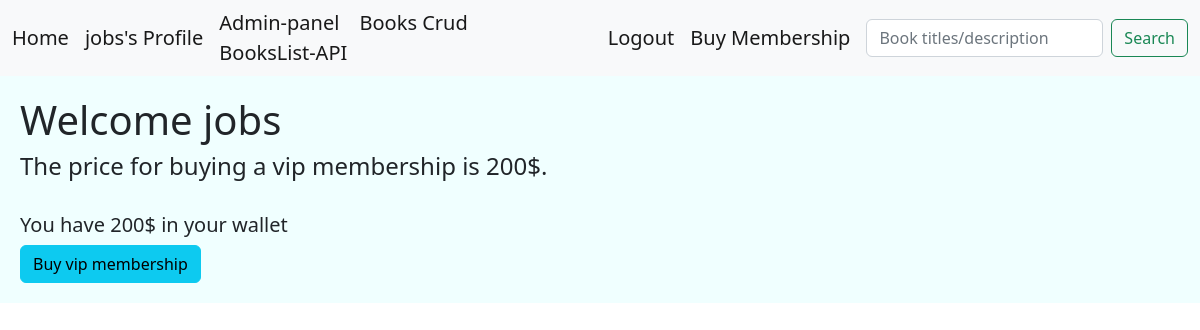
Page /Sub/ (signed in) on the earlier database version.
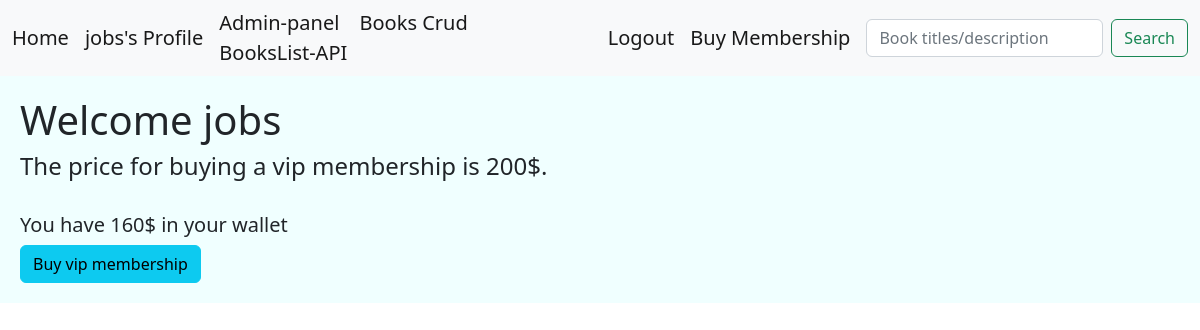
Same page on the later database version.
### account/models.py (models this page shows, shortened)
class CustomUser(AbstractBaseUser):
    MEMBERSHIP_NORMAL = 'N'
    MEMBERSHIP_VIP = 'V'
    MEMBERSHIP_CHOICES = [
        (MEMBERSHIP_NORMAL,'Normal'),
        (MEMBERSHIP_VIP,'VIP'),
    ]
    full_name = models.CharField(max_length=100,unique=True,null=True)
    email = models.EmailField(unique=True)
    expiration_date = models.DateField(null=True)
    membership = models.CharField(max_length=1, choices= MEMBERSHIP_CHOICES, default= MEMBERSHIP_NORMAL)
    phone = models.CharField(max_length=11, unique=True, null=True)
    is_active = models.BooleanField(default=True)
    is_admin = models.BooleanField(default=False)
    wallet = models.PositiveIntegerField(default=0)
    objects = UserManager()
    USERNAME_FIELD = 'phone'
    REQUIRED_FIELDS = ['email','password','full_name',]

### library/views.py (the view)
# urls.py: path('Sub/',views.Subscription.as_view(), name='sub'),
class Subscription(View):
    def get(self,request):
        try:
            user = Model.get(model=User, id=request.user.id) #User.objects.get(id=request.user.id)
            return render(request, 'library/sub.html',{'user_id':user.id})
        except:
            user = 0
            return render(request, 'library/sub.html',{'user_id':user})

### library/repository.py (called while the page is built)
    @staticmethod
    def get(model,id):
        data = model.objects.get(pk=id)
        return data

### library/templates/library/sub.html
{% extends 'main.html' %}
    {% block content %} <H1> Welcome {{ request.user.full_name }} </H1>
    <H4>The price for buying a vip membership is 200$.</H4>
    </br> <H5> You have {{request.user.wallet}}$ in your wallet</H5>
    <a href="{% url 'library:buy' user_id  %}" class="btn btn-info">Buy vip membership</a>
    {% endblock %}

### templates/include/navbar.html (shortened to what this page needs)
<nav class="navbar navbar-expand-lg bg-light">
    <div class="container-fluid">
      <a class="navbar-brand" href=" {% url 'library:home' %} ">Home</a>
      {% if request.user.is_authenticated %}
        <a class="navbar-brand" aria-current="page" href="{% url 'library:user' request.user.id %}">{{request.user.full_name}}'s Profile</a>
      {% endif %}
      <div class="collapse navbar-collapse" id="navbarSupportedContent">
        <ul class="navbar-nav me-auto mb-2 mb-lg-0">
          <li class="nav-item">
            <a class="navbar-brand" aria-current="page" href="http://127.0.0.1:8000/admin">Admin-panel</a>
            <a class="navbar-brand" aria-current="page" href="{% url 'library:bcrud' 0 %}">Books Crud</a>
            <a class="navbar-brand" aria-current="page" href="{% url 'library:bookapi' %}">BooksList-API</a>
          </li>
        </ul>
      {% if request.user.is_authenticated %}
        <a class="navbar-brand" href=" {% url 'account:User_Logout' %} ">Logout</a>
      {% endif %}
      <a class="navbar-brand" href=" {% url 'library:sub' %} ">Buy Membership</a>
      <form class="d-flex" role="search" method="GET" action="{% url 'library:search' %}">
        <input class="form-control me-2" type="search" placeholder="Book titles/description" aria-label="Search" name="search_input">
        <button class="btn btn-outline-success" type="submit">Search</button>
      </form>
      </div>
    </div>
  </nav>

Differences in the rows shown:
changed CustomUser "jobs": user.wallet "200" → "160"
